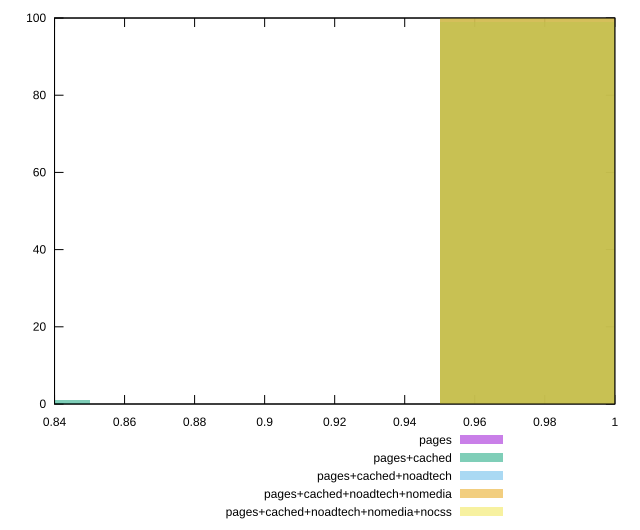

Generate this figure with gnuplot:
reset

$pages <<EOF
1 100
EOF

$pagesCached <<EOF
0.8 1
1 99
EOF

$pagesCachedNoadtech <<EOF
1 100
EOF

$pagesCachedNoadtechNomedia <<EOF
1 100
EOF

$pagesCachedNoadtechNomediaNocss <<EOF
1 100
EOF

set key outside below
set boxwidth 0.1
set xrange [0.84:1]
set yrange [0:100]
set trange [0:100]
set style fill transparent solid 0.5 noborder
set terminal svg size 640, 530 enhanced background rgb 'white'
set output "report_00018_2021-02-10T15-25-16.877Z/estimated-input-latency/comparison/histogram/all_score.svg"

plot $pages title "pages" with boxes, \
     $pagesCached title "pages+cached" with boxes, \
     $pagesCachedNoadtech title "pages+cached+noadtech" with boxes, \
     $pagesCachedNoadtechNomedia title "pages+cached+noadtech+nomedia" with boxes, \
     $pagesCachedNoadtechNomediaNocss title "pages+cached+noadtech+nomedia+nocss" with boxes

reset
